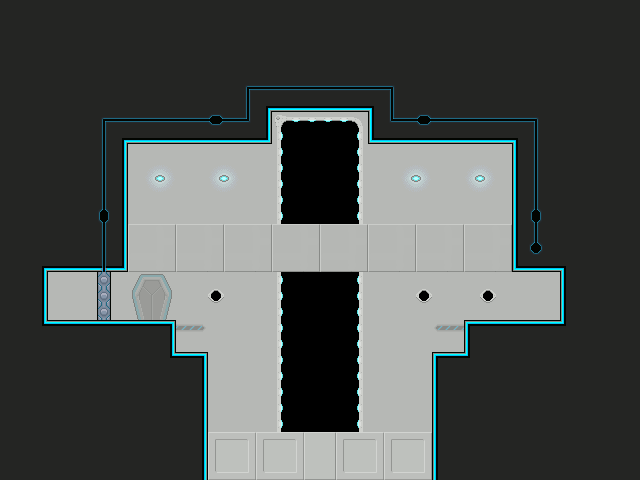

Below is a game level as drawn by its tile map, then a one-line description and the .tmx that defines it (tile-layer data replaced by summaries):
An orthogonal 40x30 tile map with 16x16 px tiles, 1 tile layer (Tile Layer 1), 2 tilesets and 4 objects.

<map version="1.0" orientation="orthogonal" renderorder="right-down" width="40" height="30" tilewidth="16" tileheight="16">
 <tileset firstgid="1" source="main.tsx" />
 <tileset firstgid="501" source="objects.tsx" />
 <layer name="Tile Layer 1" width="40" height="30">
  <data>[1200 cells, 1200 non-empty, 72 distinct tile ids]</data>
 </layer>
 <objectgroup name="Object Layer 1">
  <object gid="501" x="116" y="336" />
  <object gid="504" x="40" y="328" />
  <object gid="511" x="504" y="328" />
  <object gid="514" x="168" y="376" />
 </objectgroup>
</map>
